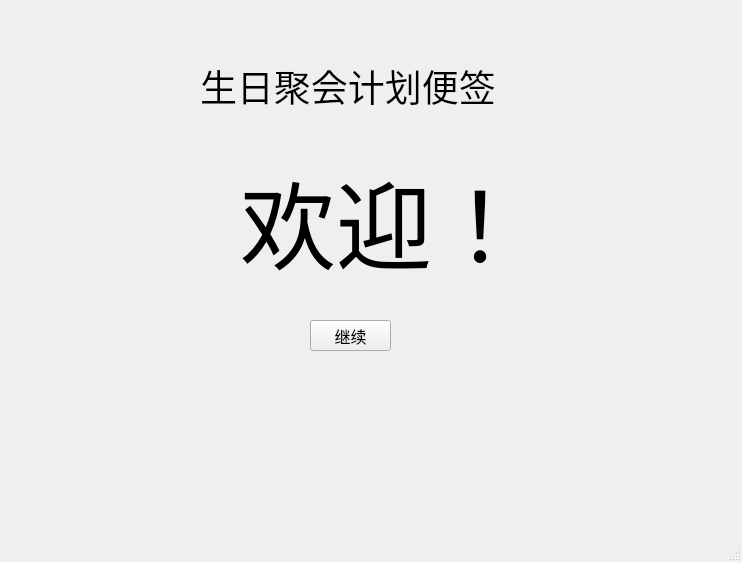
<?xml version="1.0" encoding="UTF-8"?>
<ui version="4.0">
 <class>MainWindow</class>
 <widget class="QMainWindow" name="MainWindow">
  <property name="geometry">
   <rect>
    <x>0</x>
    <y>0</y>
    <width>742</width>
    <height>562</height>
   </rect>
  </property>
  <property name="windowTitle">
   <string>MainWindow</string>
  </property>
  <widget class="QWidget" name="centralwidget">
   <widget class="QLabel" name="label">
    <property name="geometry">
     <rect>
      <x>200</x>
      <y>10</y>
      <width>351</width>
      <height>151</height>
     </rect>
    </property>
    <property name="font">
     <font>
      <pointsize>28</pointsize>
     </font>
    </property>
    <property name="text">
     <string>生日聚会计划便签</string>
    </property>
    <property name="alignment">
     <set>Qt::AlignmentFlag::AlignJustify|Qt::AlignmentFlag::AlignVCenter</set>
    </property>
   </widget>
   <widget class="QLabel" name="label_2">
    <property name="geometry">
     <rect>
      <x>240</x>
      <y>130</y>
      <width>301</width>
      <height>181</height>
     </rect>
    </property>
    <property name="font">
     <font>
      <pointsize>72</pointsize>
     </font>
    </property>
    <property name="text">
     <string>欢迎！</string>
    </property>
    <property name="alignment">
     <set>Qt::AlignmentFlag::AlignJustify|Qt::AlignmentFlag::AlignVCenter</set>
    </property>
   </widget>
   <widget class="QPushButton" name="pushButton">
    <property name="geometry">
     <rect>
      <x>310</x>
      <y>320</y>
      <width>81</width>
      <height>31</height>
     </rect>
    </property>
    <property name="font">
     <font>
      <pointsize>12</pointsize>
     </font>
    </property>
    <property name="text">
     <string>继续</string>
    </property>
   </widget>
  </widget>
  <widget class="QMenuBar" name="menubar">
   <property name="geometry">
    <rect>
     <x>0</x>
     <y>0</y>
     <width>742</width>
     <height>33</height>
    </rect>
   </property>
  </widget>
  <widget class="QStatusBar" name="statusbar"/>
 </widget>
 <resources/>
 <connections/>
</ui>
